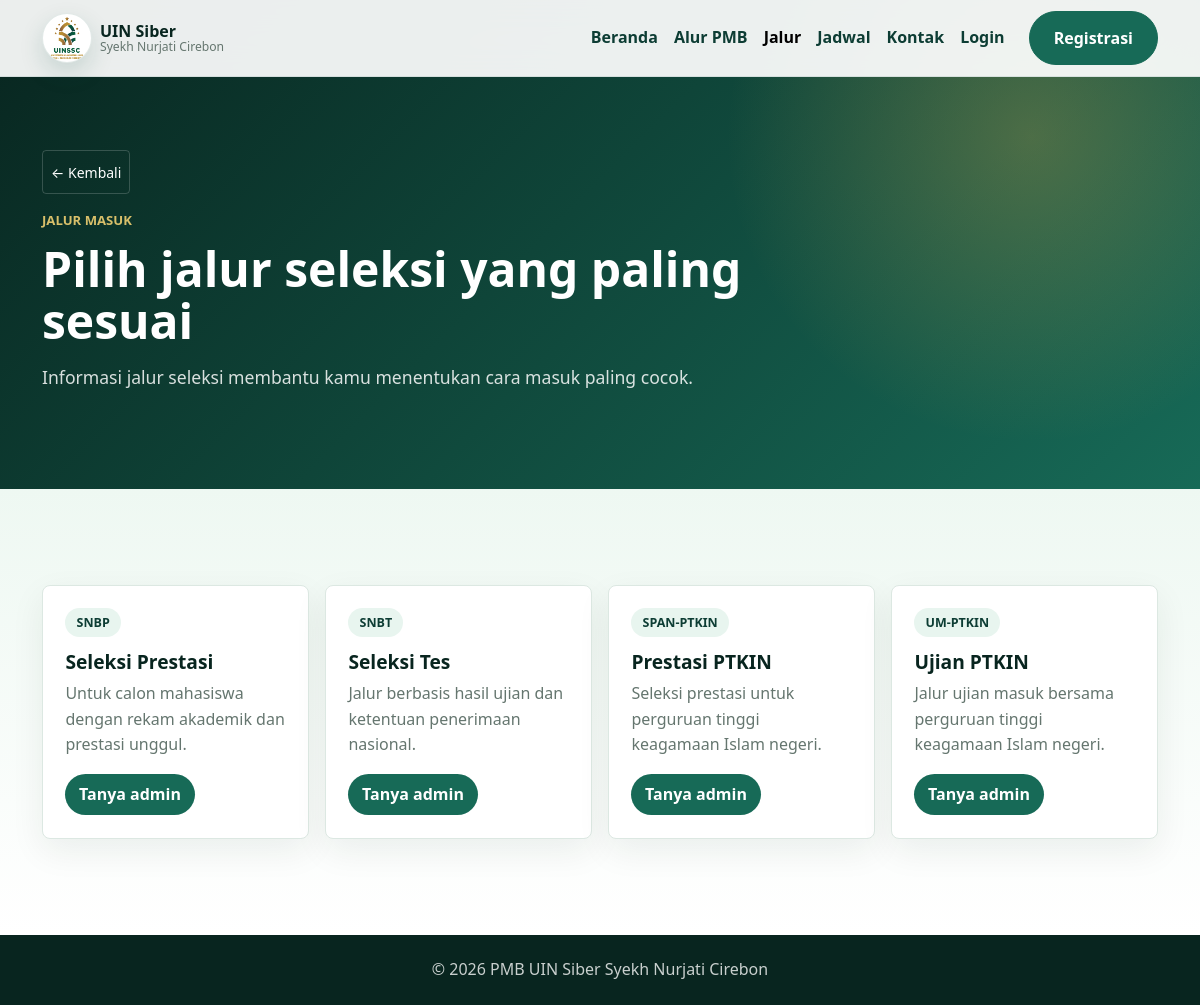
The app's page /jalur.php with its own data.
### tables this page shows
CREATE TABLE `jalur_masuk` (
  `id` int(11) NOT NULL,
  `kode` varchar(30) NOT NULL,
  `nama` varchar(100) NOT NULL,
  `deskripsi` text NOT NULL,
  `status` enum('aktif','nonaktif') NOT NULL DEFAULT 'aktif',
  `created_at` timestamp NOT NULL DEFAULT current_timestamp()
);

### jalur.php (the view, shortened to what this page needs)
<?php
require __DIR__ . '/includes/data.php';
require __DIR__ . '/includes/db.php';
$jalurList = $jalurMasuk;
if ($pdo) {
  $stmt = $pdo->query("SELECT kode, nama AS judul, deskripsi FROM jalur_masuk WHERE status = 'aktif' ORDER BY id ASC");
  $rows = $stmt->fetchAll();
  if ($rows) {
    $jalurList = $rows;
  }
}
require __DIR__ . '/includes/header.php';
?>
<main>
  <section class="page-hero">
    <div class="container">
      <p class="eyebrow">Jalur Masuk</p>
      <h1>Pilih jalur seleksi yang paling sesuai</h1>
      <p>Informasi jalur seleksi membantu kamu menentukan cara masuk paling cocok.</p>
    </div>
  </section>
  <section class="section-pad soft-section">
    <div class="container">
      <div class="row g-3">
        <?php foreach ($jalurList as $jalur) { ?>
          <div class="col-md-6 col-lg-3">
            <div class="info-card">
              <span><?= htmlspecialchars($jalur['kode']) ?></span>
              <h3><?= htmlspecialchars($jalur['judul']) ?></h3>
              <p><?= htmlspecialchars($jalur['deskripsi']) ?></p>
              <a href="kontak.php">Tanya admin</a>
            </div>
          </div>
        <?php } ?>
      </div>
    </div>
  </section>
</main>
<?php require __DIR__ . '/includes/footer.php'; ?>

### styles.css (style rules this page uses)
:root { --green-950: #08251f; --green-900: #0d3d34; --green-800: #115245; --green-700: #176a57; --green-500: #2f9b79; --mint-100: #e8f5ef; --mint-50: #f5fbf7; --gold: #c7a248; --ink: #172621; --muted: #65766f; --line: #dce8e2; --white: #ffffff; --shadow: 0 18px 50px rgba(8, 37, 31, .14); }
* { box-sizing: border-box; }
html { scroll-behavior: smooth; }
body { color: var(--ink); font-family: "Segoe UI", system-ui, -apple-system, BlinkMacSystemFont, sans-serif; line-height: 1.6; background: var(--mint-50); }
a { color: var(--green-700); text-decoration: none; }
.page-hero { padding: 150px 0 82px; color: var(--white); background: radial-gradient(circle at 86% 28%, rgba(199, 162, 72, .32), transparent 28%), linear-gradient(135deg, var(--green-950), var(--green-700)); }
.page-hero h1 { max-width: 850px; font-size: clamp(2.2rem, 4vw, 4rem); line-height: 1.08; font-weight: 850; margin-bottom: 1rem; }
.page-hero p:not(.eyebrow) { max-width: 760px; color: rgba(255, 255, 255, .84); font-size: 1.1rem; }
.eyebrow { color: #d8bf6a; font-weight: 850; letter-spacing: 0; text-transform: uppercase; font-size: .82rem; margin-bottom: .75rem; }
.section-pad { padding: 96px 0; }
.process-card h3, .info-card h3, .schedule-item h3 { color: var(--green-950); font-size: 1.2rem; font-weight: 800; }
.process-card p, .info-card p, .schedule-item p { color: var(--muted); }
.process-card a, .info-card a { font-weight: 800; }
.soft-section { background: linear-gradient(180deg, #eef8f2, #ffffff); }
.info-card { height: 100%; padding: 1.4rem; background: var(--white); border: 1px solid var(--line); border-radius: 8px; box-shadow: 0 12px 34px rgba(8, 37, 31, .07); }
.info-card span { display: inline-flex; margin-bottom: .8rem; padding: .28rem .7rem; border-radius: 999px; color: var(--green-900); background: var(--mint-100); font-size: .78rem; font-weight: 850; }
.clickable, .process-card, .info-card, .access-tile { cursor: pointer; transition: transform .15s ease, box-shadow .15s ease, border-color .15s ease; }
.process-card a, .info-card a, .access-tile a { display: inline-block; padding: .5rem .85rem; border-radius: 999px; background: var(--green-700); color: var(--white); font-weight: 800; text-decoration: none; }

### records on screen
jalur_masuk: kode "SNBP", nama "Seleksi Prestasi", deskripsi "Untuk calon mahasiswa dengan rekam akademik dan prestasi unggul."
jalur_masuk: kode "SNBT", nama "Seleksi Tes", deskripsi "Jalur berbasis hasil ujian dan ketentuan penerimaan nasional."
jalur_masuk: kode "SPAN-PTKIN", nama "Prestasi PTKIN", deskripsi "Seleksi prestasi untuk perguruan tinggi keagamaan Islam negeri."
jalur_masuk: kode "UM-PTKIN", nama "Ujian PTKIN", deskripsi "Jalur ujian masuk bersama perguruan tinggi keagamaan Islam negeri."
